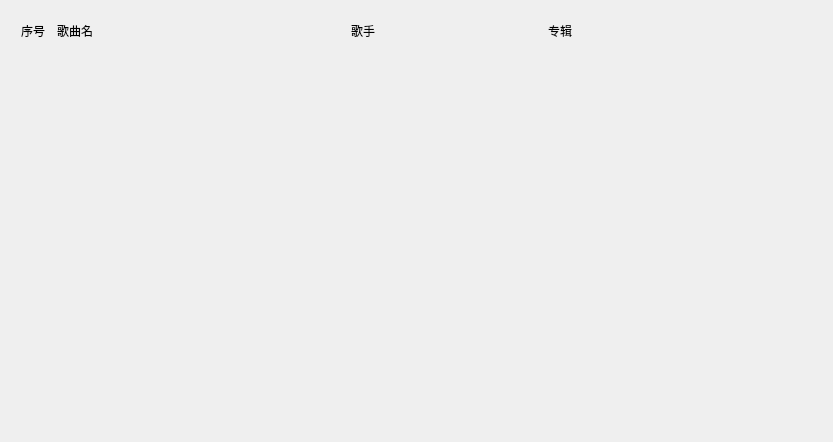
<?xml version="1.0" encoding="UTF-8"?>
<ui version="4.0">
 <class>MusicList</class>
 <widget class="QWidget" name="MusicList">
  <property name="geometry">
   <rect>
    <x>0</x>
    <y>0</y>
    <width>833</width>
    <height>442</height>
   </rect>
  </property>
  <property name="mouseTracking">
   <bool>true</bool>
  </property>
  <property name="windowTitle">
   <string>Form</string>
  </property>
  <layout class="QVBoxLayout" name="verticalLayout">
   <item>
    <layout class="QHBoxLayout" name="horizontalLayout_4" stretch="0,3,2,2">
     <property name="spacing">
      <number>6</number>
     </property>
     <property name="leftMargin">
      <number>10</number>
     </property>
     <property name="rightMargin">
      <number>82</number>
     </property>
     <item>
      <widget class="QLabel" name="label">
       <property name="sizePolicy">
        <sizepolicy hsizetype="Fixed" vsizetype="Fixed">
         <horstretch>0</horstretch>
         <verstretch>0</verstretch>
        </sizepolicy>
       </property>
       <property name="minimumSize">
        <size>
         <width>30</width>
         <height>40</height>
        </size>
       </property>
       <property name="text">
        <string>序号</string>
       </property>
      </widget>
     </item>
     <item>
      <widget class="QLabel" name="label_2">
       <property name="sizePolicy">
        <sizepolicy hsizetype="Preferred" vsizetype="Fixed">
         <horstretch>0</horstretch>
         <verstretch>0</verstretch>
        </sizepolicy>
       </property>
       <property name="minimumSize">
        <size>
         <width>0</width>
         <height>40</height>
        </size>
       </property>
       <property name="text">
        <string>歌曲名</string>
       </property>
      </widget>
     </item>
     <item>
      <widget class="QLabel" name="label_3">
       <property name="sizePolicy">
        <sizepolicy hsizetype="Preferred" vsizetype="Fixed">
         <horstretch>0</horstretch>
         <verstretch>0</verstretch>
        </sizepolicy>
       </property>
       <property name="minimumSize">
        <size>
         <width>0</width>
         <height>40</height>
        </size>
       </property>
       <property name="text">
        <string>歌手</string>
       </property>
      </widget>
     </item>
     <item>
      <widget class="QLabel" name="label_4">
       <property name="sizePolicy">
        <sizepolicy hsizetype="Preferred" vsizetype="Fixed">
         <horstretch>0</horstretch>
         <verstretch>0</verstretch>
        </sizepolicy>
       </property>
       <property name="minimumSize">
        <size>
         <width>0</width>
         <height>40</height>
        </size>
       </property>
       <property name="mouseTracking">
        <bool>true</bool>
       </property>
       <property name="text">
        <string>专辑</string>
       </property>
      </widget>
     </item>
    </layout>
   </item>
   <item>
    <widget class="QListWidget" name="content">
     <property name="mouseTracking">
      <bool>true</bool>
     </property>
     <property name="styleSheet">
      <string notr="true">QListWidget{
background:transparent;
border:none;
outline:none;
}

QListWidget::item{
padding:0;
}

QListWidget::item:hover{
border-left:3px solid rgba(255, 200, 255, 100);
}

QListWidget::item:selected{
border-left:3px solid rgb(255, 221, 225);
}

QScrollBar{
border:none;
	background-color: transparent;
width:8px;
}
QScrollBar::handle{
border-radius:4px;
background-color:rgba(62,62,62,160);
}
QScrollBar::add-line{
background:none;
border:none;
}
QScrollBar::sub-line{
background:none;
border:none;
}
QScrollBar::add-page{
background:none;
border:none;
}
QScrollBar::sub-page{
background:none;
border:none;
}
QScrollBar:hover{
	background-color: rgba(234, 234, 234, 120);
}
QScrollBar::handle:hover{
	background-color: rgb(81, 81, 81);
}</string>
     </property>
    </widget>
   </item>
  </layout>
 </widget>
 <resources/>
 <connections/>
</ui>
